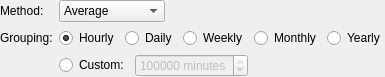
<?xml version="1.0" encoding="UTF-8"?>
<ui version="4.0">
 <class>AggregateOptionsWidget</class>
 <widget class="QWidget" name="AggregateOptionsWidget">
  <property name="geometry">
   <rect>
    <x>0</x>
    <y>0</y>
    <width>351</width>
    <height>73</height>
   </rect>
  </property>
  <property name="windowTitle">
   <string>Form</string>
  </property>
  <layout class="QGridLayout" name="gridLayout">
   <property name="leftMargin">
    <number>0</number>
   </property>
   <property name="topMargin">
    <number>0</number>
   </property>
   <property name="rightMargin">
    <number>0</number>
   </property>
   <property name="bottomMargin">
    <number>0</number>
   </property>
   <item row="0" column="1">
    <widget class="QComboBox" name="cbMethod">
     <item>
      <property name="text">
       <string>Average</string>
      </property>
     </item>
     <item>
      <property name="text">
       <string>Minimum</string>
      </property>
     </item>
     <item>
      <property name="text">
       <string>Maximum</string>
      </property>
     </item>
     <item>
      <property name="text">
       <string>Sum</string>
      </property>
     </item>
     <item>
      <property name="text">
       <string>Running Total</string>
      </property>
     </item>
    </widget>
   </item>
   <item row="0" column="0">
    <widget class="QLabel" name="label_7">
     <property name="text">
      <string>Method:</string>
     </property>
    </widget>
   </item>
   <item row="1" column="0">
    <widget class="QLabel" name="label_8">
     <property name="text">
      <string>Grouping:</string>
     </property>
    </widget>
   </item>
   <item row="0" column="2">
    <spacer name="horizontalSpacer_2">
     <property name="orientation">
      <enum>Qt::Horizontal</enum>
     </property>
     <property name="sizeHint" stdset="0">
      <size>
       <width>40</width>
       <height>20</height>
      </size>
     </property>
    </spacer>
   </item>
   <item row="1" column="1" colspan="2">
    <layout class="QHBoxLayout" name="horizontalLayout">
     <item>
      <widget class="QRadioButton" name="rbHourly">
       <property name="toolTip">
        <string>60 minutes</string>
       </property>
       <property name="text">
        <string>Hourly</string>
       </property>
       <property name="checked">
        <bool>true</bool>
       </property>
      </widget>
     </item>
     <item>
      <widget class="QRadioButton" name="rbDaily">
       <property name="toolTip">
        <string>1440 minutes</string>
       </property>
       <property name="text">
        <string>Daily</string>
       </property>
      </widget>
     </item>
     <item>
      <widget class="QRadioButton" name="rbWeekly">
       <property name="toolTip">
        <string>10080 minutes</string>
       </property>
       <property name="text">
        <string>Weekly</string>
       </property>
      </widget>
     </item>
     <item>
      <widget class="QRadioButton" name="rbMonthly">
       <property name="text">
        <string>Monthly</string>
       </property>
      </widget>
     </item>
     <item>
      <widget class="QRadioButton" name="rbYearly">
       <property name="toolTip">
        <string/>
       </property>
       <property name="text">
        <string>Yearly</string>
       </property>
      </widget>
     </item>
    </layout>
   </item>
   <item row="2" column="1" colspan="2">
    <layout class="QHBoxLayout" name="horizontalLayout_2">
     <item>
      <widget class="QRadioButton" name="rbCustom">
       <property name="text">
        <string>Custom:</string>
       </property>
      </widget>
     </item>
     <item>
      <widget class="QSpinBox" name="sbCustomMinutes">
       <property name="enabled">
        <bool>false</bool>
       </property>
       <property name="suffix">
        <string> minutes</string>
       </property>
       <property name="minimum">
        <number>0</number>
       </property>
       <property name="maximum">
        <number>9999999</number>
       </property>
       <property name="value">
        <number>1051898</number>
       </property>
      </widget>
     </item>
     <item>
      <spacer name="horizontalSpacer">
       <property name="orientation">
        <enum>Qt::Horizontal</enum>
       </property>
       <property name="sizeHint" stdset="0">
        <size>
         <width>40</width>
         <height>20</height>
        </size>
       </property>
      </spacer>
     </item>
    </layout>
   </item>
  </layout>
 </widget>
 <resources/>
 <connections>
  <connection>
   <sender>rbCustom</sender>
   <signal>toggled(bool)</signal>
   <receiver>sbCustomMinutes</receiver>
   <slot>setEnabled(bool)</slot>
   <hints>
    <hint type="sourcelabel">
     <x>85</x>
     <y>61</y>
    </hint>
    <hint type="destinationlabel">
     <x>176</x>
     <y>61</y>
    </hint>
   </hints>
  </connection>
 </connections>
</ui>
